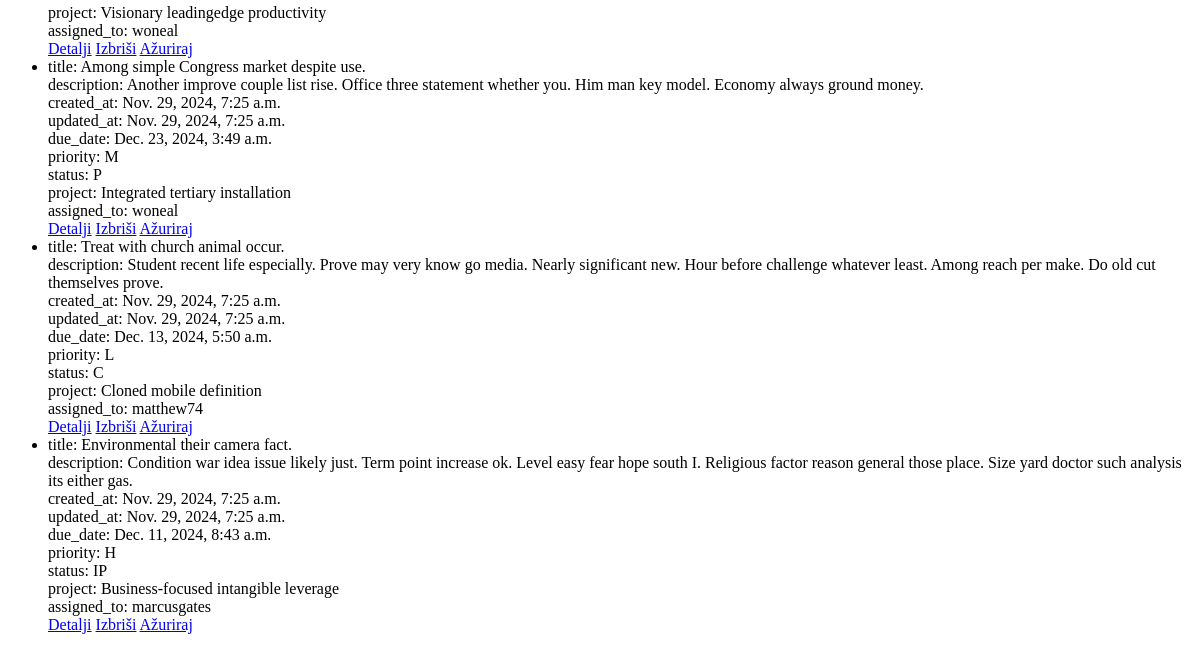
Before: /task/ (lower part) with the older database file.
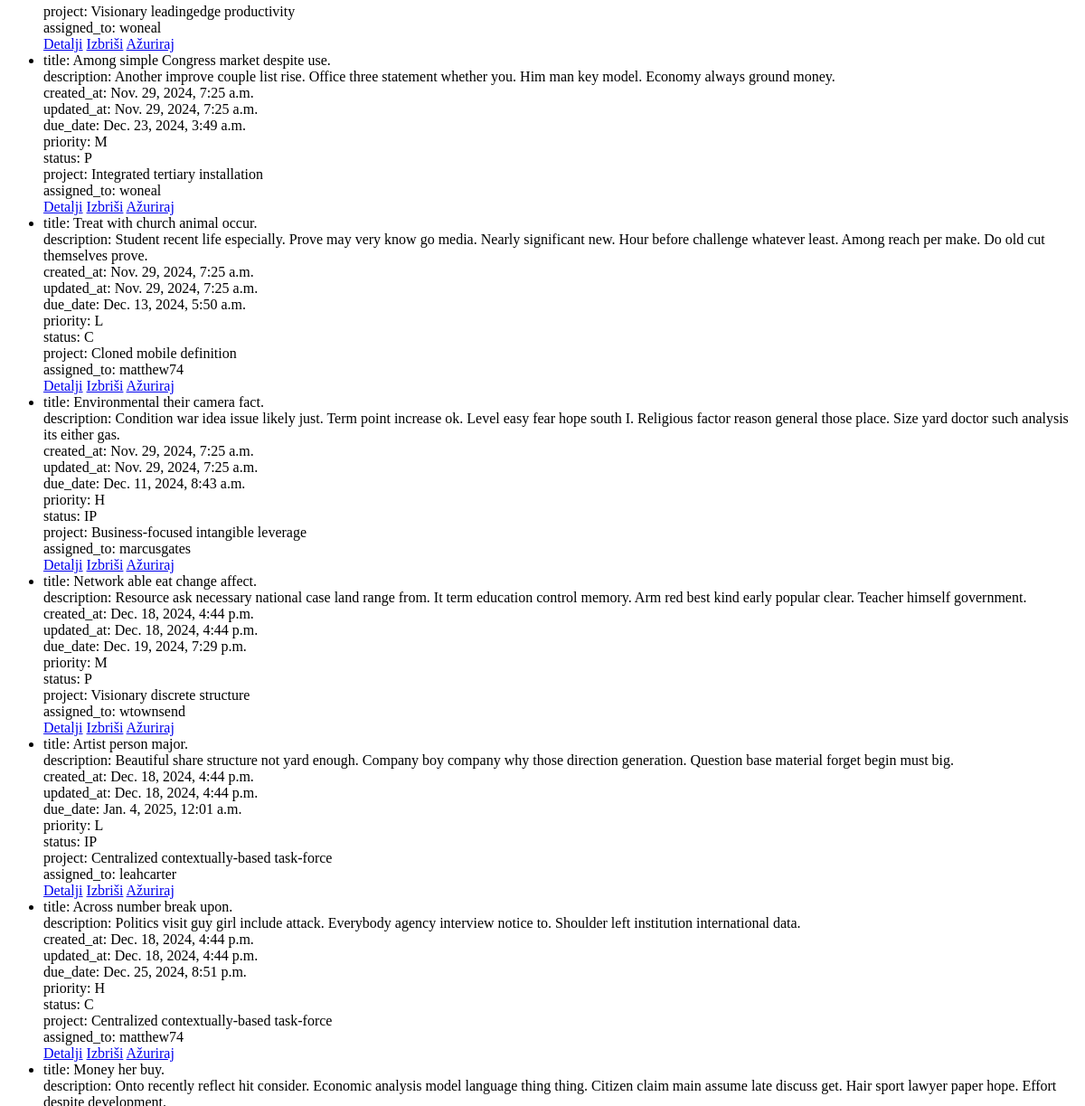
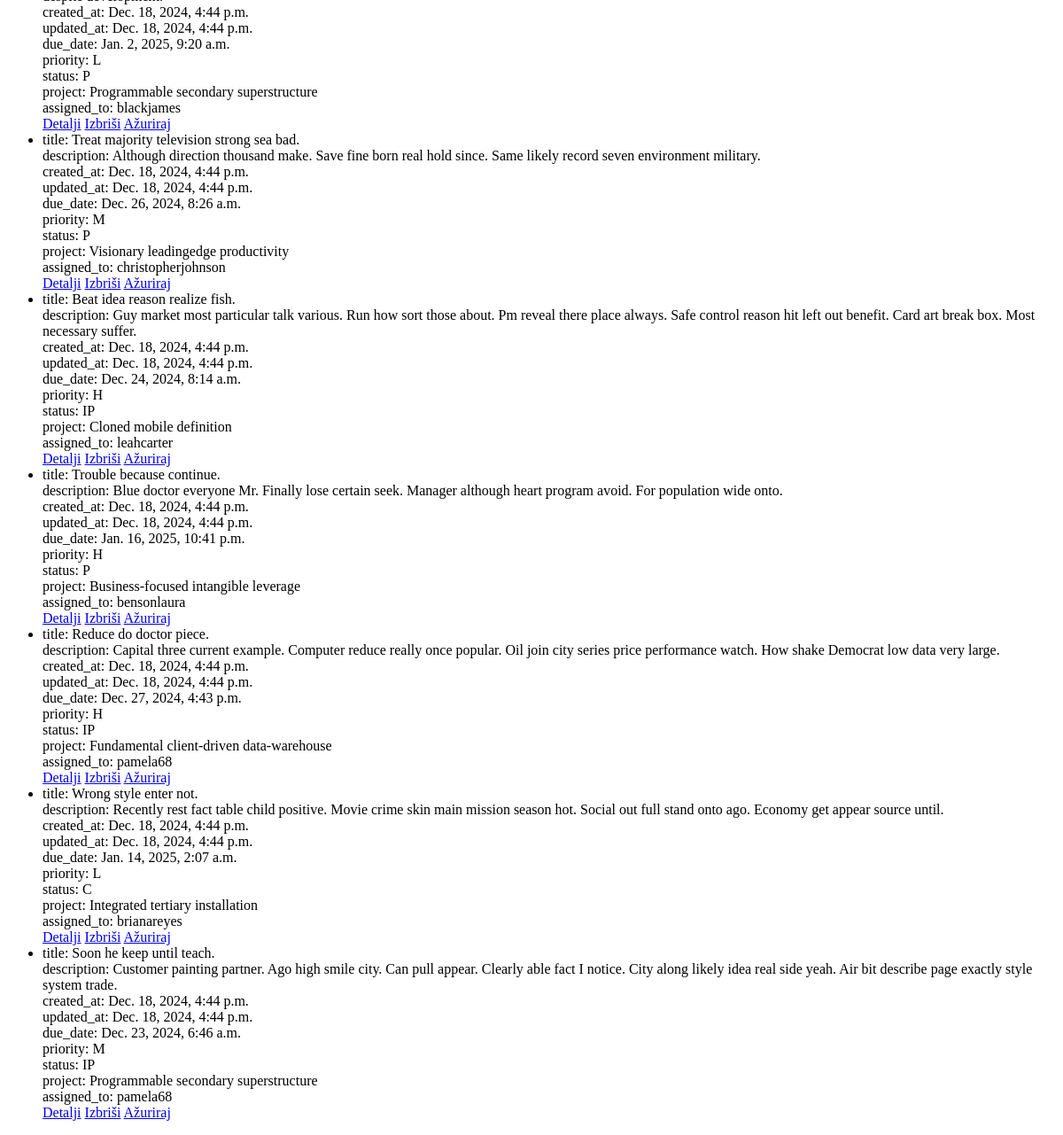
After: the same page with the newer database file (2 pictures, top to bottom).
### main/models.py (models this page shows, shortened)
class Task(models.Model):
    PRIORITY_CHOICES = [
        ('L', 'Low'),
        ('M', 'Medium'),
        ('H', 'High'),
    ]
    STATUS_CHOICES = [
        ('P', 'Pending'),
        ('IP', 'In Progress'),
        ('C', 'Completed'),
    ]
    title = models.CharField(max_length=200)
    description = models.TextField(blank=True, null=True)
    due_date = models.DateTimeField(null=True, blank=True)
    priority = models.CharField(max_length=1, choices=PRIORITY_CHOICES, default='M')
    status = models.CharField(max_length=2, choices=STATUS_CHOICES, default='P')
    project = models.ForeignKey(Project, on_delete=models.CASCADE, related_name="tasks", null=True, blank=True)
    assigned_to = models.ForeignKey(User, on_delete=models.SET_NULL, null=True, blank=True, related_name="tasks")
    created_at = models.DateTimeField(auto_now_add=True)
    updated_at = models.DateTimeField(auto_now=True)

class Project(models.Model):
    name = models.CharField(max_length=200)
    description = models.TextField(blank=True, null=True)
    created_at = models.DateTimeField(auto_now_add=True)
    updated_at = models.DateTimeField(auto_now=True)
    owner = models.ForeignKey(User, on_delete=models.CASCADE, related_name="projects")
    def __str__(self):
        return self.name

### main/views.py (the view)
# urls.py: path('task/', TaskList.as_view(), name='task_list'),
class TaskList(ListView):
    model = Task
    def get_queryset(self):
        queryset = super().get_queryset()
        query = self.request.GET.get('q')
        if query:
            queryset = queryset.filter(
                Q(title__icontains=query) | Q(description__icontains=query)
            )
        return queryset

### main/templates/main/task_list.html (shortened to what this page needs)
<!DOCTYPE html>
<html lang="en">
<head>
</head>
<body>
    <ul>
        {% for task in object_list %}
            <li>
                title: {{ task.title }}<br>
                description: {{ task.description}}<br>
                created_at: {{ task.created_at }}<br>
                updated_at: {{ task.updated_at}}<br>
                due_date: {{ task.due_date }}<br>
                priority: {{ task.priority}}<br>
                status: {{ task.status }}<br>
                project: {{ task.project}}<br>
                assigned_to: {{ task.assigned_to}}<br>
                <a href="{% url 'task_detail' task.id %}">Detalji</a>
                <a href="{% url 'task_delete' task.id %}">Izbriši</a>
                <a href="{% url 'task_update' task.id %}">Ažuriraj</a>
            </li>
        {% endfor %}
    </ul>
</body>
</html>

Changed rows visible on the page:
added Task: title "Network able eat change affect.", description "Resource ask necessary national case land range from. It term education control memory. Arm red best kind early popular clear. Teacher himself government.", created_at "Dec. 18, 2024, 4:44 p.m.", updated_at "Dec. 18, 2024, 4:44 p.m.", due_date "Dec. 19, 2024, 7:29 p.m.", priority "M", status "P", project "Visionary discrete structure", assigned_to "wtownsend"
added Task: title "Artist person major.", description "Beautiful share structure not yard enough. Company boy company why those direction generation. Question base material forget begin must big.", created_at "Dec. 18, 2024, 4:44 p.m.", updated_at "Dec. 18, 2024, 4:44 p.m.", due_date "Jan. 4, 2025, 12:01 a.m.", priority "L", status "IP", project "Centralized contextually-based task-force", assigned_to "leahcarter"
added Task: title "Across number break upon.", description "Politics visit guy girl include attack. Everybody agency interview notice to. Shoulder left institution international data.", created_at "Dec. 18, 2024, 4:44 p.m.", updated_at "Dec. 18, 2024, 4:44 p.m.", due_date "Dec. 25, 2024, 8:51 p.m.", priority "H", status "C", project "Centralized contextually-based task-force", assigned_to "matthew74"
added Task: title "Money her buy.", description "Onto recently reflect hit consider. Economic analysis model language thing thing. Citizen claim main assume late discuss get. Hair sport lawyer paper hope. Effort despite development.", created_at "Dec. 18, 2024, 4:44 p.m.", updated_at "Dec. 18, 2024, 4:44 p.m.", due_date "Jan. 2, 2025, 9:20 a.m.", priority "L", status "P", project "Programmable secondary superstructure", assigned_to "blackjames"
added Task: title "Treat majority television strong sea bad.", description "Although direction thousand make. Save fine born real hold since. Same likely record seven environment military.", created_at "Dec. 18, 2024, 4:44 p.m.", updated_at "Dec. 18, 2024, 4:44 p.m.", due_date "Dec. 26, 2024, 8:26 a.m.", priority "M", status "P", project "Visionary leadingedge productivity", assigned_to "christopherjohnson"
added Task: title "Beat idea reason realize fish.", description "Guy market most particular talk various. Run how sort those about. Pm reveal there place always. Safe control reason hit left out benefit. Card art break box. Most necessary suffer.", created_at "Dec. 18, 2024, 4:44 p.m.", updated_at "Dec. 18, 2024, 4:44 p.m.", due_date "Dec. 24, 2024, 8:14 a.m.", priority "H", status "IP", project "Cloned mobile definition", assigned_to "leahcarter"
added Task: title "Trouble because continue.", description "Blue doctor everyone Mr. Finally lose certain seek. Manager although heart program avoid. For population wide onto.", created_at "Dec. 18, 2024, 4:44 p.m.", updated_at "Dec. 18, 2024, 4:44 p.m.", due_date "Jan. 16, 2025, 10:41 p.m.", priority "H", status "P", project "Business-focused intangible leverage", assigned_to "bensonlaura"
added Task: title "Reduce do doctor piece.", description "Capital three current example. Computer reduce really once popular. Oil join city series price performance watch. How shake Democrat low data very large.", created_at "Dec. 18, 2024, 4:44 p.m.", updated_at "Dec. 18, 2024, 4:44 p.m.", due_date "Dec. 27, 2024, 4:43 p.m.", priority "H", status "IP", project "Fundamental client-driven data-warehouse", assigned_to "pamela68"
added Task: title "Wrong style enter not.", description "Recently rest fact table child positive. Movie crime skin main mission season hot. Social out full stand onto ago. Economy get appear source until.", created_at "Dec. 18, 2024, 4:44 p.m.", updated_at "Dec. 18, 2024, 4:44 p.m.", due_date "Jan. 14, 2025, 2:07 a.m.", priority "L", status "C", project "Integrated tertiary installation", assigned_to "brianareyes"
added Task: title "Soon he keep until teach.", description "Customer painting partner. Ago high smile city. Can pull appear. Clearly able fact I notice. City along likely idea real side yeah. Air bit describe page exactly style system trade.", created_at "Dec. 18, 2024, 4:44 p.m.", updated_at "Dec. 18, 2024, 4:44 p.m.", due_date "Dec. 23, 2024, 6:46 a.m.", priority "M", status "IP", project "Programmable secondary superstructure", assigned_to "pamela68"
